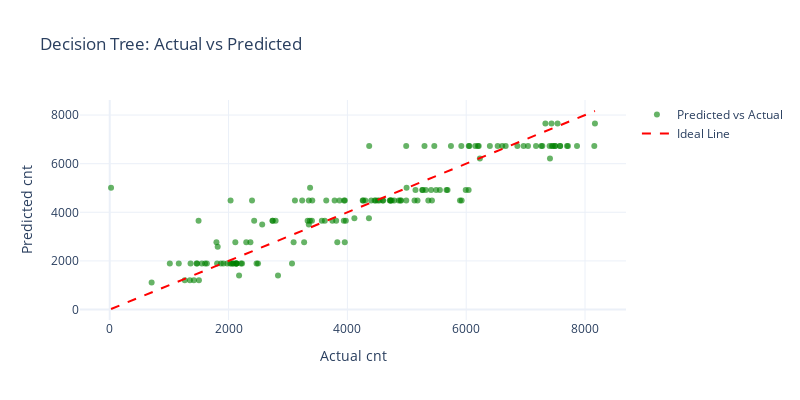

Here is the notebook cell this chart was saved with:
### Markdown cell above
To better understand the performance of the Decision Tree model, we plot the predicted rental counts against the actual values from the test set. This visualization allows us to visually assess the accuracy of the model's predictions and how closely they align with the ideal outcome, represented by a dashed red line (perfect prediction). The closer the green points are to this diagonal line, the better the model's predictions.

### Code cell
# Plot predictions vs actual values
fig = go.Figure()

# Add scatter plot for actual vs predicted values
fig.add_trace(go.Scatter(
    x=y_test,
    y=y_pred_tree,
    mode='markers',
    marker=dict(color='green', opacity=0.6),
    name='Predicted vs Actual'
))

# Add reference line
fig.add_trace(go.Scatter(
    x=[y_test.min(), y_test.max()],
    y=[y_test.min(), y_test.max()],
    mode='lines',
    line=dict(color='red', dash='dash'),
    name='Ideal Line'
))

# Update layout
fig.update_layout(
    title="Decision Tree: Actual vs Predicted",
    xaxis_title="Actual cnt",
    yaxis_title="Predicted cnt",
    template="plotly_white",
    width=800,
    height=400
)

fig.show()

### Figure 1 — Plotly figure (JSON) as saved in the notebook; plotly's stock layout.template omitted (floating-point values rounded to 4 significant figures; data arrays with more than 128 entries replaced by an {"elided": "..."} marker saying what was removed)
{"data": [{"marker": {"color": "green", "opacity": 0.6}, "mode": "markers", "name": "Predicted vs Actual", "type": "scatter", "x": {"elided": "147 int values"}, "y": {"elided": "147 float values"}}, {"line": {"color": "red", "dash": "dash"}, "mode": "lines", "name": "Ideal Line", "type": "scatter", "x": [22, 8167], "y": [22, 8167]}], "layout": {"height": 400, "title": {"text": "Decision Tree: Actual vs Predicted"}, "width": 800, "xaxis": {"title": {"text": "Actual cnt"}}, "yaxis": {"title": {"text": "Predicted cnt"}}}}
